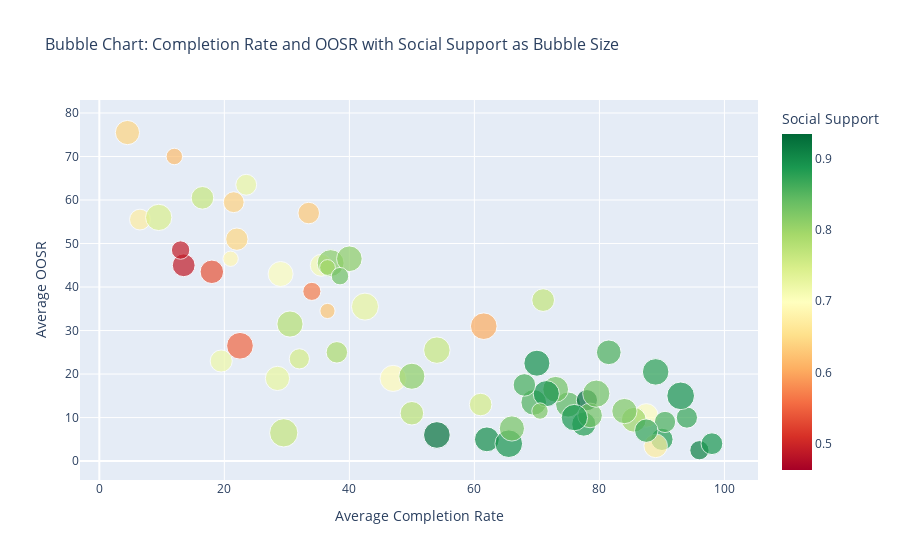

Notebook code for this chart:
### Code cell
# Load the dataset
file_path = 'filtered_global_education_world_happiness_average.csv'
df = pd.read_csv(file_path)

# Calculate the Average Completion Rate
df['Average_Completion_Rate'] = df[['Average_Completion_Rate_Male', 'Average_Completion_Rate_Female']].mean(axis=1)

# Calculate the Average OOSR
df['Average_OOSR'] = df[['Average_OOSR_Male', 'Average_OOSR_Female']].mean(axis=1)

# Filter out entries with 0 values in both Completion Rate and OOSR
filtered_proficiency_data = df[(df['Average_Completion_Rate'] != 0) & 
                               (df['Average_OOSR'] != 0)]

# Normalize the 'Freedom to make life choices' for better size differentiation
filtered_proficiency_data['Normalized_Freedom'] = (filtered_proficiency_data['Freedom to make life choices'] - filtered_proficiency_data['Freedom to make life choices'].min()) / \
                                                  (filtered_proficiency_data['Freedom to make life choices'].max() - filtered_proficiency_data['Freedom to make life choices'].min())

# Create a bubble chart with normalized Freedom to make life choices for bubble sizes
fig = px.scatter(filtered_proficiency_data, 
                 x='Average_Completion_Rate', 
                 y='Average_OOSR', 
                 size='Normalized_Freedom', 
                 color='Social support', 
                 hover_name='Country',
                 title='Bubble Chart: Completion Rate and OOSR with Social Support as Bubble Size',
                 labels={
                     'Average_Completion_Rate': 'Average Completion Rate',
                     'Average_OOSR': 'Average OOSR',
                     'Social support': 'Social Support',
                     'Ladder score': 'Happiness (Ladder Score)'
                 },
                 size_max=20,  # Adjust the size_max for desired effect
                 color_continuous_scale='RdYlGn')  # Color scale from red to green

fig.update_layout(title_font_size=16, xaxis_title_font_size=14, yaxis_title_font_size=14)
fig.show()

### Figure 1 — Plotly figure (JSON) as saved in the notebook; plotly's stock layout.template omitted (floating-point values rounded to 4 significant figures)
{"data": [{"hovertemplate": "<b>%{hovertext}</b><br><br>Average Completion Rate=%{x}<br>Average OOSR=%{y}<br>Normalized_Freedom=%{marker.size}<br>Social Support=%{marker.color}<extra></extra>", "hovertext": ["Afghanistan", "Albania", "Argentina", "Armenia", "Bangladesh", "Belarus", "Benin", "Bosnia and Herzegovina", "Brazil", "Burkina Faso", "Burundi", "Cambodia", "Cameroon", "Chad", "Chile", "Colombia", "Comoros", "Costa Rica", "Ivory Coast", "Dominican Republic", "Ecuador", "Egypt", "El Salvador", "Ethiopia", "Georgia", "Ghana", "Guatemala", "Guinea", "Honduras", "India", "Indonesia", "Jamaica", "Jordan", "Kyrgyzstan", "Laos", "Lesotho", "Liberia", "Madagascar", "Malawi", "Mali", "Mauritania", "Mexico", "Mongolia", "Montenegro", "Mozambique", "Myanmar", "Nepal", "Niger", "Panama", "Paraguay", "Peru", "Philippines", "Moldova", "Rwanda", "Serbia", "Sierra Leone", "South Africa", "Sri Lanka", "Thailand", "Togo", "Turkey", "Ukraine", "Tanzania", "Uruguay", "Yemen", "Zimbabwe"], "legendgroup": "", "marker": {"color": [0.463, 0.697, 0.898, 0.799, 0.693, 0.91, 0.489, 0.87, 0.882, 0.672, 0.49, 0.765, 0.71, 0.619, 0.882, 0.847, 0.626, 0.891, 0.644, 0.853, 0.821, 0.75, 0.762, 0.764, 0.671, 0.727, 0.813, 0.639, 0.812, 0.603, 0.811, 0.877, 0.767, 0.893, 0.728, 0.787, 0.72, 0.686, 0.537, 0.724, 0.795, 0.831, 0.935, 0.858, 0.744, 0.779, 0.774, 0.641, 0.896, 0.893, 0.832, 0.83, 0.857, 0.552, 0.873, 0.63, 0.86, 0.827, 0.888, 0.569, 0.822, 0.888, 0.702, 0.925, 0.832, 0.75], "coloraxis": "coloraxis", "size": [0, 0.6984, 0.773, 0.7678, 0.8579, 0.4645, 0.6499, 0.5615, 0.7314, 0.5425, 0.4229, 1, 0.6049, 0.3414, 0.6239, 0.7886, 0.2877, 0.9567, 0.6222, 0.8284, 0.7972, 0.636, 0.8769, 0.6412, 0.695, 0.7366, 0.9081, 0.5459, 0.8232, 0.8856, 0.851, 0.8804, 0.6464, 0.9584, 0.9151, 0.5771, 0.6118, 0.2946, 0.6898, 0.5459, 0.3102, 0.8319, 0.565, 0.565, 0.8666, 0.8562, 0.6932, 0.7348, 0.8492, 0.8562, 0.7626, 0.9272, 0.7626, 0.8925, 0.6863, 0.5806, 0.636, 0.7955, 0.87, 0.4107, 0.3362, 0.5927, 0.7816, 0.8908, 0.3813, 0.5113], "sizemode": "area", "sizeref": 0.0025, "symbol": "circle"}, "mode": "markers", "name": "", "orientation": "v", "showlegend": false, "type": "scatter", "x": [30, 87.5, 62, 85.5, 47, 96, 13.5, 94, 77.5, 6.5, 13, 29.5, 35.5, 12, 90, 75, 36.5, 65.5, 22, 69.5, 84, 61, 54, 16.5, 89, 28.5, 37, 21.5, 40, 61.5, 50, 89, 71, 93, 42.5, 38, 19.5, 21, 18, 23.5, 36.5, 73, 78, 90.5, 9.5, 30.5, 50, 4.5, 70, 71.5, 78.5, 79.5, 81.5, 22.5, 87.5, 33.5, 68, 66, 76, 34, 70.5, 98, 29, 54, 38.5, 32], "xaxis": "x", "y": [28, 10.5, 5, 9.5, 19, 2.5, 45, 10, 8.5, 55.5, 48.5, 6.5, 45, 70, 5, 13, 34.5, 4, 51, 13.5, 11.5, 13, 25.5, 60.5, 3.5, 19, 45.5, 59.5, 46.5, 31, 19.5, 20.5, 37, 15, 35.5, 25, 23, 46.5, 43.5, 63.5, 44.5, 16.5, 14, 9, 56, 31.5, 11, 75.5, 22.5, 15.5, 10.5, 15.5, 25, 26.5, 7, 57, 17.5, 7.5, 10, 39, 11.5, 4, 43, 6, 42.5, 23.5], "yaxis": "y"}], "layout": {"coloraxis": {"colorbar": {"title": {"text": "Social Support"}}, "colorscale": [[0, "rgb(165,0,38)"], [0.1, "rgb(215,48,39)"], [0.2, "rgb(244,109,67)"], [0.3, "rgb(253,174,97)"], [0.4, "rgb(254,224,139)"], [0.5, "rgb(255,255,191)"], [0.6, "rgb(217,239,139)"], [0.7, "rgb(166,217,106)"], [0.8, "rgb(102,189,99)"], [0.9, "rgb(26,152,80)"], [1, "rgb(0,104,55)"]]}, "legend": {"itemsizing": "constant", "tracegroupgap": 0}, "title": {"font": {"size": 16}, "text": "Bubble Chart: Completion Rate and OOSR with Social Support as Bubble Size"}, "xaxis": {"anchor": "y", "domain": [0, 1], "title": {"font": {"size": 14}, "text": "Average Completion Rate"}}, "yaxis": {"anchor": "x", "domain": [0, 1], "title": {"font": {"size": 14}, "text": "Average OOSR"}}}}
